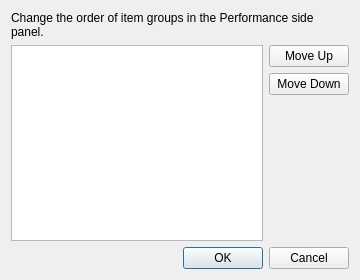
<?xml version="1.0" encoding="UTF-8"?>
<ui version="4.0">
 <class>SidePanelOrderDialog</class>
 <widget class="QDialog" name="SidePanelOrderDialog">
  <property name="geometry">
   <rect>
    <x>0</x>
    <y>0</y>
    <width>360</width>
    <height>280</height>
   </rect>
  </property>
  <property name="windowTitle">
   <string>Side Panel Order</string>
  </property>
  <layout class="QVBoxLayout" name="verticalLayout">
   <item>
    <widget class="QLabel" name="descriptionLabel">
     <property name="text">
      <string>Change the order of item groups in the Performance side panel.</string>
     </property>
     <property name="wordWrap">
      <bool>true</bool>
     </property>
    </widget>
   </item>
   <item>
    <layout class="QHBoxLayout" name="contentLayout">
     <item>
      <widget class="QListWidget" name="groupList">
       <property name="selectionMode">
        <enum>QAbstractItemView::SelectionMode::SingleSelection</enum>
       </property>
      </widget>
     </item>
     <item>
      <layout class="QVBoxLayout" name="buttonLayout">
       <item>
        <widget class="QPushButton" name="moveUpButton">
         <property name="text">
          <string>Move Up</string>
         </property>
        </widget>
       </item>
       <item>
        <widget class="QPushButton" name="moveDownButton">
         <property name="text">
          <string>Move Down</string>
         </property>
        </widget>
       </item>
       <item>
        <spacer name="verticalSpacer">
         <property name="orientation">
          <enum>Qt::Orientation::Vertical</enum>
         </property>
         <property name="sizeHint" stdset="0">
          <size>
           <width>20</width>
           <height>40</height>
          </size>
         </property>
        </spacer>
       </item>
      </layout>
     </item>
    </layout>
   </item>
   <item>
    <widget class="QDialogButtonBox" name="buttonBox">
     <property name="standardButtons">
      <set>QDialogButtonBox::StandardButton::Cancel|QDialogButtonBox::StandardButton::Ok</set>
     </property>
    </widget>
   </item>
  </layout>
 </widget>
 <resources/>
 <connections/>
</ui>
